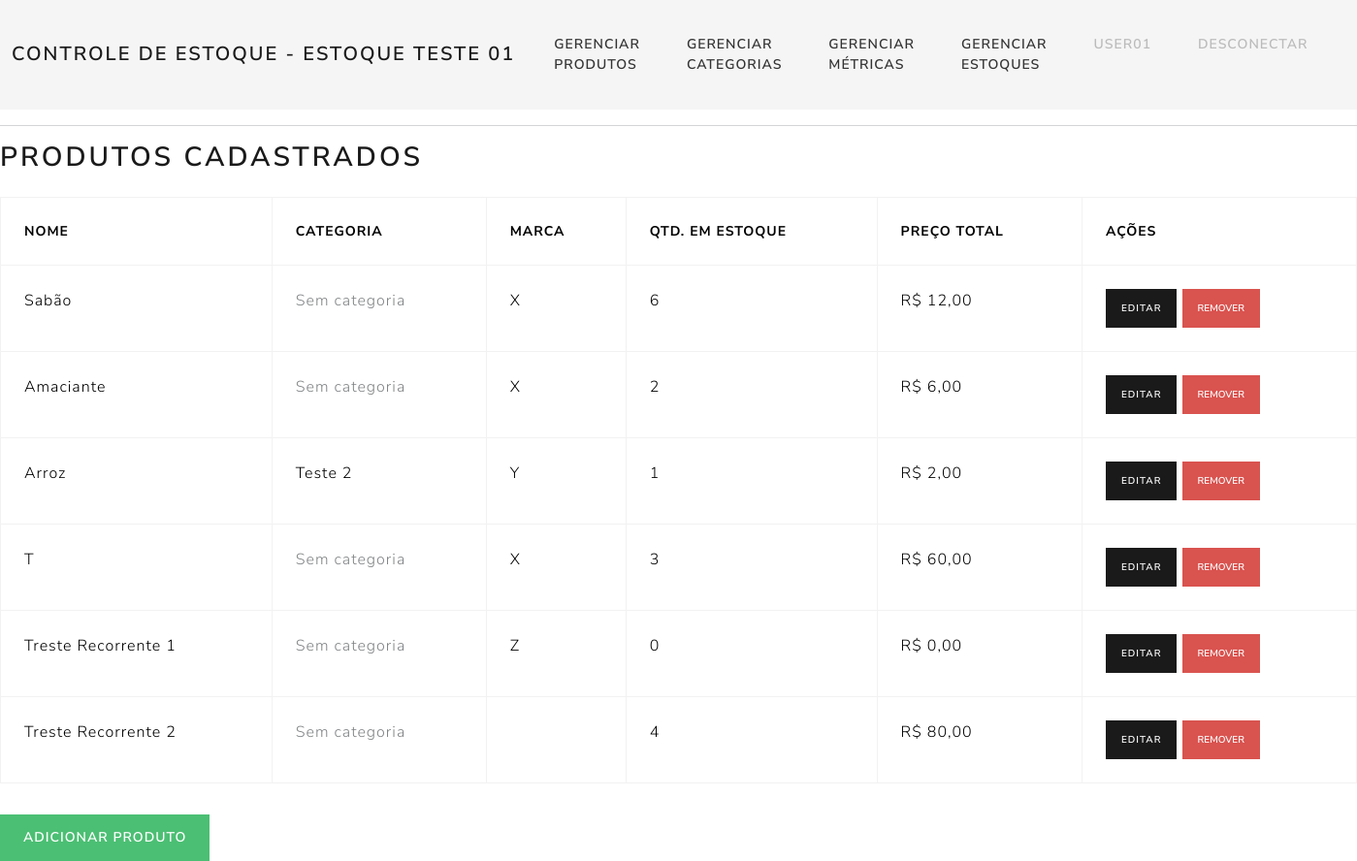
Page /estoque/2/produtos/ (signed in) on the committed database.
### App/models.py (models this page shows, shortened)
class Estoque(models.Model):
    nome = models.CharField(max_length=100)
    usuarios = models.ManyToManyField(User, related_name='estoques')

class Produto(models.Model):
    nome = models.CharField(max_length=100)
    categoria = models.ForeignKey(Categoria, on_delete=models.SET_NULL, null=True, blank=True)
    marca = models.CharField(max_length=100, blank=True)
    data_validade = models.DateField(null=True, blank=True)
    preco = models.DecimalField(max_digits=8, decimal_places=2)
    metrica = models.ForeignKey(Metrica, on_delete=models.PROTECT, related_name='produtos')
    estoque = models.ForeignKey(Estoque, on_delete=models.CASCADE, related_name='produtos')
    unidades = models.PositiveIntegerField(default=0)
    data_cadastro = models.DateTimeField(auto_now_add=True)
    data_modificacao = models.DateTimeField(auto_now=True)
    precisa_alerta_cota = models.BooleanField(default=False, help_text="Marque para ativar alerta de cota mínima.")
    cota_minima = models.PositiveIntegerField(default=1, help_text="Quantidade mínima desejada para este produto.")
    checar_periodicamente = models.BooleanField(default=False, help_text="Marque para ativar checagem periódica.")
    INTERVALO_CHOICES = [
        ('dias', 'Dias'),
        ('meses', 'Meses'),
    ]
    intervalo_valor = models.PositiveIntegerField(default=30, blank=True, null=True, help_text="Intervalo entre verificações (ex: 30).")
    intervalo_tipo = models.CharField(max_length=6, choices=INTERVALO_CHOICES, default='dias', blank=True, null=True, help_text="Tipo de intervalo.")
    def precisa_alerta_cota_func(self):
        if not self.precisa_alerta_cota or not self.cota_minima or self.cota_minima <= 0:
            return False
        return self.unidades < self.cota_minima

class Categoria(models.Model):
    nome = models.CharField(max_length=100)
    estoque = models.ForeignKey(Estoque, on_delete=models.CASCADE, related_name='categorias')

### App/CRUD_produtos.py (the view)
# urls.py: path('estoque/<int:estoque_id>/produtos/', views.produtos_gerenciar, name='produtos_gerenciar'),
@login_required
def produtos_gerenciar(request, estoque_id):
    estoque = get_object_or_404(Estoque, id=estoque_id, usuarios=request.user)
    produtos = estoque.produtos.select_related('categoria').all()
    q = request.GET.get('q', '').strip()
    categoria_id = request.GET.get('categoria', '')
    marca = request.GET.get('marca', '').strip()
    metrica_id = request.GET.get('metrica', '').strip()
    marcas = produtos.exclude(marca='').values_list('marca', flat=True).distinct().order_by('marca')
    if q:
        produtos = produtos.filter(nome__icontains=q)
    if categoria_id:
        produtos = produtos.filter(categoria__id=categoria_id)
    if marca:
        produtos = produtos.filter(marca=marca)
    if metrica_id:
        produtos = produtos.filter(metrica__id=metrica_id)
    produtos_info = []
    avisos_cota_minima = []
    for produto in produtos:
        entradas = Movimentacao.objects.filter(produto=produto, tipo=Movimentacao.ENTRADA).aggregate(total=models.Sum('quantidade'))['total'] or 0
        saidas = Movimentacao.objects.filter(produto=produto, tipo=Movimentacao.SAIDA).aggregate(total=models.Sum('quantidade'))['total'] or 0
        saldo = entradas - saidas
        preco_total = produto.preco * saldo
        produtos_info.append({
            'produto': produto,
            'saldo': saldo,
            'preco_total': preco_total,
        })
        if produto.precisa_alerta_cota_func() and saldo < produto.cota_minima:
            avisos_cota_minima.append({
                'produto_nome': produto.nome,
                'saldo_atual': saldo,
                'minimo': produto.cota_minima,
            })
    return render(request, 'App/produtos_gerenciar.html', {
        'estoque': estoque,
        'estoque_atual': estoque,
        'produtos_info': produtos_info,
        'marcas': marcas,
        'avisos_cota_minima': avisos_cota_minima,
    })

### App/templates/App/produtos_gerenciar.html (shortened to what this page needs)
{% extends "App/base.html" %}
{% block conteudo %}
<h2 class="mb-4">Produtos cadastrados</h2>
<table class="table table-bordered">
    <thead>
        <tr>
            <th>Nome</th>
            <th>Categoria</th>
            <th>Marca</th>
            <th>Qtd. em estoque</th>
            <th>Preço total</th>
            <th>Ações</th>
        </tr>
    </thead>
    <tbody>
        {% for info in produtos_info %}
        <tr id="produto-row-{{ info.produto.id }}">
            <td>{{ info.produto.nome }}</td>
            <td>{% if info.produto.categoria %}{{ info.produto.categoria.nome }}{% else %}<span class="text-muted">Sem categoria</span>{% endif %}</td>
            <td>{{ info.produto.marca }}</td>
            <td>{{ info.saldo }}</td>
            <td>R$ {{ info.preco_total|floatformat:2 }}</td>
            <td>
                <a href="{% url 'produto_update' estoque.id info.produto.id %}" class="btn btn-sm btn-primary">Editar</a>
                <button type="button" class="btn btn-sm btn-danger"
                        onclick="confirmDeleteProduto('{{ info.produto.id }}', '{{ info.produto.nome }}')">
                    Remover
                </button>
            </td>
        </tr>
        {% endfor %}
    </tbody>
</table>
<a class="btn btn-success mt-3" href="{% url 'produto_create' estoque.id %}">Adicionar Produto</a>
{% endblock %}

### App/templates/App/base.html (shortened to what this page needs)
<!DOCTYPE html>
<html lang="en">
<head>
    <link href="https://bootswatch.com/5/lux/bootstrap.min.css" rel="stylesheet">
</head>
<body>
    {% include "App/barra_navegacao.html" %}
    <hr>
    {% block conteudo %}{% endblock %}
</body>
</html>

### App/templates/App/barra_navegacao.html (shortened to what this page needs)
<nav class="navbar navbar-expand-lg" style="background:#f5f5f5;">
    <div class="container-fluid">
        <a class="navbar-brand" href="{% url 'estoque_gerenciar' %}" style="font-weight: 600; letter-spacing: 2px;">
            {% if estoque_atual %}
                CONTROLE DE ESTOQUE - {{ estoque_atual.nome|upper }}
            {% else %}
                CONTROLE DE ESTOQUE
            {% endif %}
        </a>
        <div class="collapse navbar-collapse justify-content-end" id="navbarNav">
            <ul class="navbar-nav">
                {% if user.is_authenticated %}
                    {% if estoque_atual and estoque_atual.id %}
                        <li class="nav-item">
                            <a class="nav-link" href="{% url 'produtos_gerenciar' estoque_atual.id %}" style="color: #333;">Gerenciar Produtos</a>
                        </li>
                        <li class="nav-item">
                            <a class="nav-link" href="{% url 'categorias_gerenciar' estoque_atual.id %}" style="color: #333;">Gerenciar Categorias</a>
                        </li>
                        <li class="nav-item">
                            <a class="nav-link" href="{% url 'metricas_gerenciar' estoque_atual.id %}" style="color: #333;">Gerenciar Métricas</a>
                        </li>
                    {% else %}
                        <li class="nav-item">
                            <a class="nav-link" href="{% url 'metricas_gerenciar' %}" style="color: #333;">Gerenciar Métricas</a>
                        </li>
                    {% endif %}
                    <li class="nav-item">
                        <a class="nav-link" href="{% url 'estoque_gerenciar' %}" style="color: #333;">Gerenciar Estoques</a>
                    </li>
                    <li class="nav-item">
                        <a class="nav-link" href="{% url 'usuario_configuracao' %}" style="text-transform: uppercase; color: #bbb;">{{ user.username }}</a>
                    </li>
                    <li class="nav-item">
                        <a class="nav-link" href="{% url 'logout' %}" style="color: #bbb;">DESCONECTAR</a>
                    </li>
                {% endif %}
            </ul>
        </div>
    </div>
</nav>

### rows in the picture
Estoque: nome "ESTOQUE TESTE 01"
Produto: produto.nome "Sabão", shows "Sem categoria", produto.marca "X", saldo "6", preco_total "12,00"
Produto: produto.nome "Amaciante", shows "Sem categoria", produto.marca "X", saldo "2", preco_total "6,00"
Produto: produto.nome "Arroz", produto.categoria.nome "Teste 2", produto.marca "Y", saldo "1", preco_total "2,00"
Produto: produto.nome "T", shows "Sem categoria", produto.marca "X", saldo "3", preco_total "60,00"
Produto: produto.nome "Treste Recorrente 1", shows "Sem categoria", produto.marca "Z", saldo "0", preco_total "0,00"
Produto: produto.nome "Treste Recorrente 2", shows "Sem categoria", saldo "4", preco_total "80,00"

### other values in the picture
{{ user.username }} "USER01"
